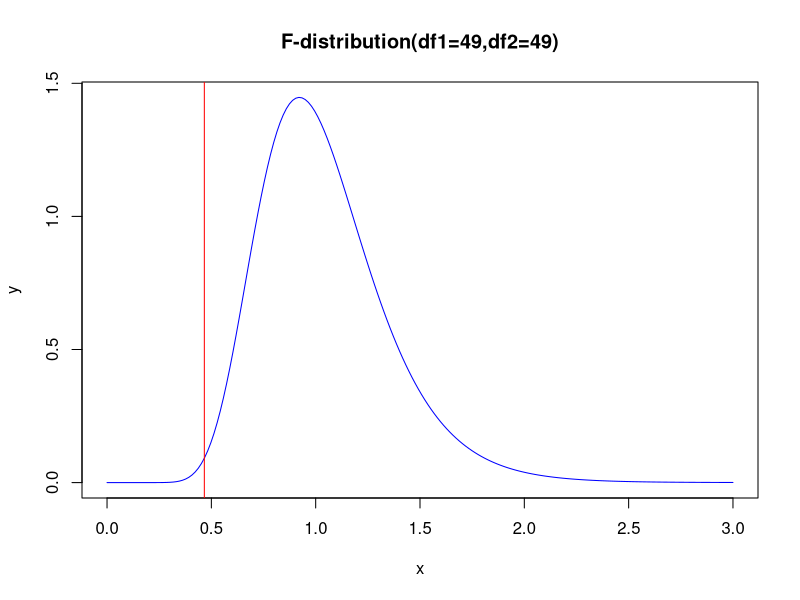

The R script that drew this image:
# F-test + visualization
result <- var.test(iris$Sepal.Length[iris$Species=="setosa"], 
         iris$Sepal.Length[iris$Species=="versicolor"])
print(result)

dev.new()
x <- seq(0,3,length=200)
y <- df(x, 49, 49)
plot(x,y,type="l",main="F-distribution(df1=49,df2=49)",col="blue")
abline(v=result$statistic,col="red")
